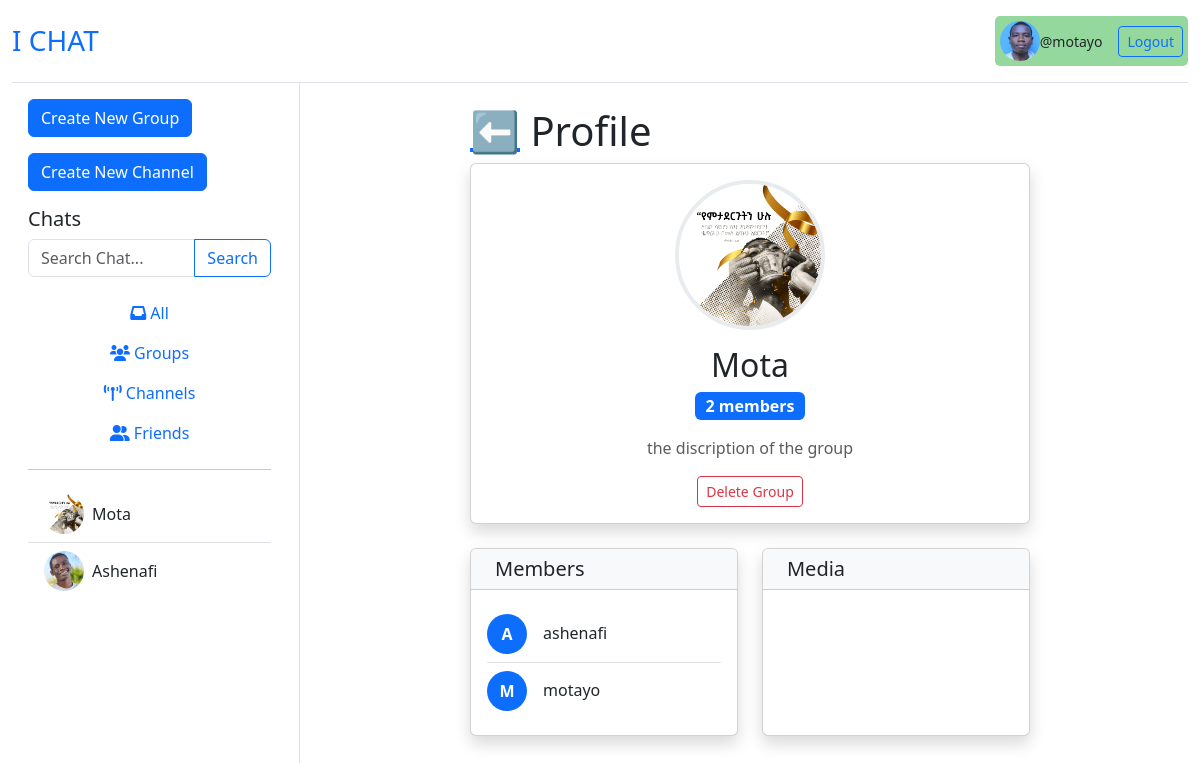
The page /group/group_profile/1/ (signed in) on the database its author committed.
### accounts/models.py (models this page shows)
class CustomUser(AbstractUser):
    profile = models.ImageField(upload_to='profiles/users', blank=True, null=True)

### groups/models.py (models this page shows, shortened)
class Group(models.Model):
    owner = models.ForeignKey(CustomUser, on_delete=models.CASCADE)
    name = models.CharField(max_length=100,unique=True)
    profile = models.ImageField(upload_to='profiles/group/',null=True, blank=True)
    description = models.CharField(max_length=300, null=True, blank=True)
    members = models.ManyToManyField(CustomUser, related_name="member")
    created_at = models.DateTimeField(auto_now_add=True)
    updated_at = models.DateTimeField(auto_now=True)

### groups/views.py (the view)
# urls.py: path('group_profile/<int:pk>/', views.group_profile, name="group_profile"),
@login_required(login_url='log-in')
def group_profile(request, pk):
    profile = 'group'
    group = Group.objects.get(id=pk)
    channels = Channel.objects.all()
    users = CustomUser.objects.all()
    groups = Group.objects.all()
    members = group.members.all()
    messages = GroupMessage.objects.filter(group=group)
    context = {
        'profile':profile,
        'group':group,
        'groups':groups,
        'channels':channels,
        'users':users,
        'members':members,
        'messages':messages,
    }
    return render(request, 'groups/profile.html', context)

### groups/templates/groups/profile.html (shortened to what this page needs)
{% extends 'accounts/home.html' %}
{% block chat %}
    <div class="container-fluid py-4">
        <div class="row justify-content-center">
            <div class="col-lg-8">
                <h1 class="card-title mb-2"><a href="{{request.META.HTTP_REFERER}}">⬅️</a> Profile</h1>
                <div class="card shadow mb-4">
                    <div class="card-body text-center">
                        <img src="{{ group.profile.url }}" alt="Group Profile" class="rounded-circle mb-3" style="width: 150px; height: 150px; object-fit: cover; border: 4px solid #e9ecef;">
                        <h2 class="card-title mb-2">{{ group.name }}</h2>
                        <span class="badge bg-primary fs-6 mb-3">{{ group.members.count }} member{{ group.members.count|pluralize }}</span>
                        <p class="card-text text-muted">{{ group.description }}</p>
                        {% if request.user == group.owner %}
                            <div>
                                <a href="{% url 'delete_gp' group.id %}" class="btn btn-sm btn-outline-danger">Delete Group</a>
                            </div>
                        {% endif %}
                    </div>
                </div>
                <div class="row">
                    <div class="col-md-6">
                        <div class="card shadow h-100">
                            <div class="card-header bg-light">
                                <h5 class="card-title mb-0">
                                    Members
                                </h5>
                            </div>
                            <div class="card-body">
                                {% if members %}
                                    <div class="list-group list-group-flush">
                                        {% for member in members %}
                                            <div class="list-group-item px-0">
                                                <div class="d-flex align-items-center">
                                                    <div class="avatar bg-primary text-white rounded-circle d-flex align-items-center justify-content-center me-3" style="width: 40px; height: 40px; font-weight: bold;">
                                                        {{ member.username|first|upper }}
                                                    </div>
                                                    <div>
                                                        <h6 class="mb-0">{{ member.username }}</h6>
                                                    </div>
                                                </div>
                                            </div>
                                        {% endfor %}
                                    </div>
                                {% else %}
                                    <p class="text-muted mb-0">No members yet.</p>
                                {% endif %}
                            </div>
                        </div>
                    </div>
                    <div class="col-md-6">
                        <div class="card shadow h-100">
                            <div class="card-header bg-light">
                                <h5 class="card-title mb-0">
                                    Media
                                </h5>
                            </div>
                            <div class="card-body">
                            </div>
                        </div>
                    </div>
                </div>
            </div>
        </div>
    </div>
{% endblock %}

### accounts/templates/accounts/home.html (shortened to what this page needs)
{% extends 'accounts/base.html' %}
{% block content %}
<div class="container-fluid vh-100">
    <div class="row h-100">
        <div class="col-md-4 col-lg-3 border-end d-flex flex-column collapse d-md-block" id="sidebar">
            <div class="p-3 flex-grow-1 overflow-auto">
                <a href="{% url 'create_group' %}" class="btn btn-primary mb-3">Create New Group</a>
                <a href="{% url 'create_channel' %}" class="btn btn-primary mb-3">Create New Channel</a>
                <h3 class="h5">Chats</h3>
                <form action="" method="get" class="mb-3">
                    <div class="input-group">
                        <input type="search" name="p" placeholder="Search Chat..." class="form-control">
                        <button type="submit" class="btn btn-outline-primary">Search</button>
                    </div>
                </form>
                <div class="nav flex-column">
                    <button class="nav-link"><i class="fas fa-inbox"></i> All</button>
                    <button class="nav-link"><i class="fas fa-users"></i> Groups</button>
                    <button class="nav-link"><i class="fas fa-broadcast-tower"></i> Channels</button>
                    <button class="nav-link"><i class="fas fa-user-friends"></i> Friends</button>
                </div>
                <hr>
                <div class="list-group list-group-flush">
                    {% for group in groups %}
                    <a href="{% url 'group' group.name %}" class="list-group-item list-group-item-action d-flex align-items-center" >
                        <img src="{{ group.profile.url }}" alt="profile" style="width: 40px; height: 40px; border-radius: 50%; object-fit: cover;" class="me-2">
                        {{group.name}}
                    </a>
                    {% endfor %}
                    {% for user in users %}
                        {% if user != request.user %}
                            <a href="{% url 'friend' user.id %}" class="list-group-item list-group-item-action d-flex align-items-center">
                                <img src="{{user.profile.url}}" alt="profile" style="width: 40px; height: 40px; border-radius: 50%; object-fit: cover;" class="me-2">
                                {{ user.username.capitalize }}
                            </a>
                        {% endif %}
                    {% endfor %}
                </div>
            </div>
        </div>
        <div class="col-md-8 col-lg-9 d-flex flex-column">
            <div class="flex-grow-1 d-flex flex-column">
                {% block chat %}
                {% endblock %}
            </div>
        </div>
    </div>
</div>
{% endblock %}

### accounts/templates/accounts/base.html (shortened to what this page needs)
<!DOCTYPE html>
<html lang="en">
<head>
    <link href="https://cdn.jsdelivr.net/npm/bootstrap@5.3.0/dist/css/bootstrap.min.css" rel="stylesheet">
    <link rel="stylesheet" href="https://cdnjs.cloudflare.com/ajax/libs/font-awesome/6.0.0/css/all.min.css">
</head>
<body class="d-flex flex-column min-vh-100">
    <div class="container-fluid flex-grow-1 d-flex flex-column">
        <header class="d-flex justify-content-between align-items-center py-3 border-bottom">
            <h1 class="h3 mb-0"><a href="{% url 'home' %}" class="text-decoration-none">I CHAT</a></h1>
            {% if request.user.is_authenticated %}
                <div class="d-flex align-items-center" style="background-color: rgb(149, 216, 158); padding: 5px; border-radius: 5px;">
                    <img src="{{user.profile.url}}" alt="" style="width: 40px; border-radius: 20px;">
                    <small class="me-3">@{{request.user.username}}</small>
                    <a href="{% url 'logout' %}" class="btn btn-outline-primary btn-sm">Logout</a>
                </div>
            {% endif %}
        </header>
    </div>
    {% block content %}
    {% endblock %}
</body>
</html>

### rows shown on the page
CustomUser: profile (picture), user.username "motayo", username|first "M", username "motayo"
Group: profile (picture), name "Mota", members.count "2", description "the discription of the group"
CustomUser: profile (picture), username "Ashenafi", username|first "A", username "ashenafi"
